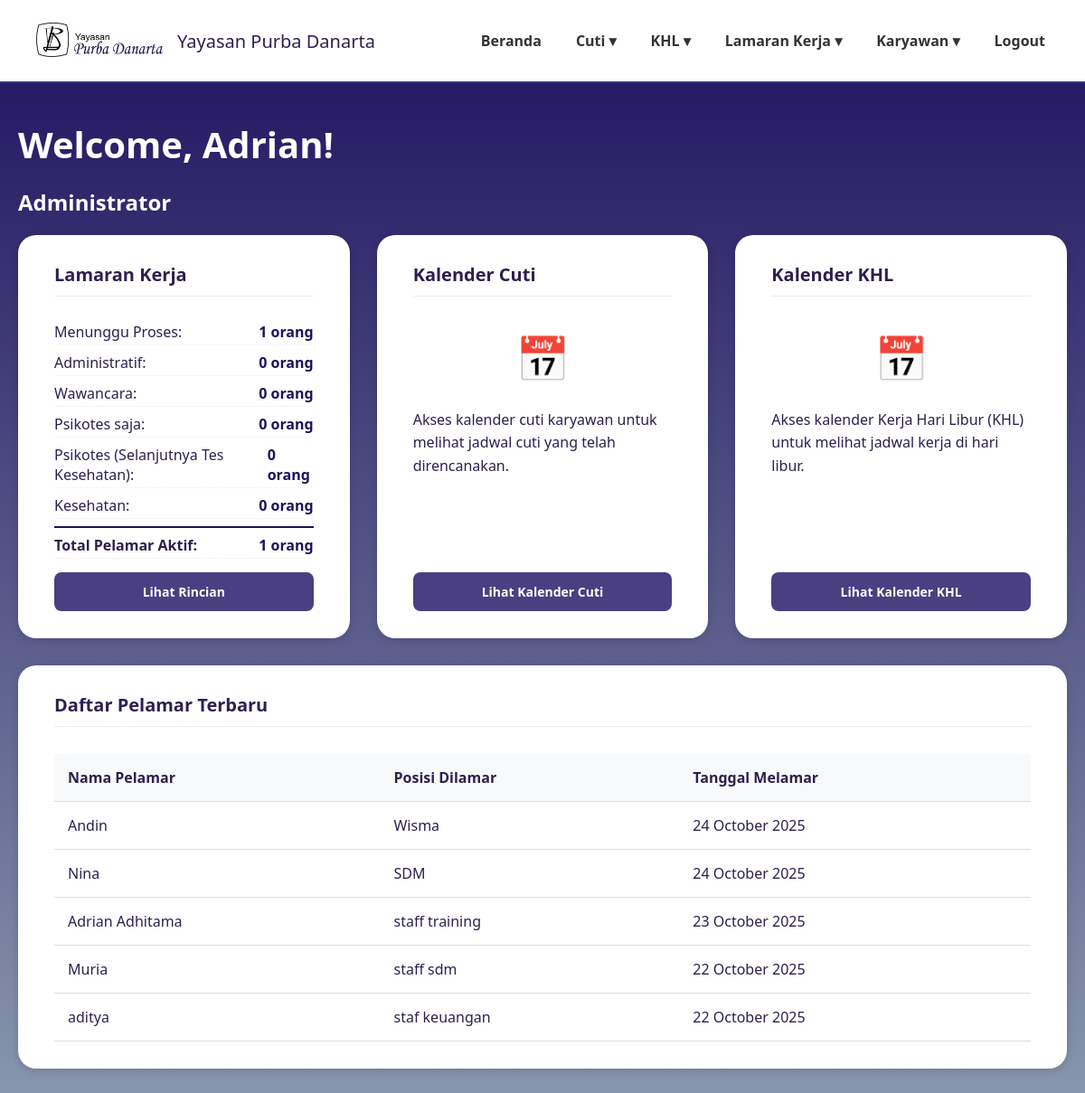
/dashboardadmin.php (signed in), run on the app's committed database.
### tables this page shows
CREATE TABLE `data_karyawan` (
  `id_karyawan` int(11) NOT NULL,
  `kode_karyawan` varchar(20) NOT NULL,
  `nama_lengkap` varchar(100) NOT NULL,
  `email` varchar(100) NOT NULL,
  `password` varchar(255) NOT NULL,
  `jabatan` varchar(50) NOT NULL,
  `divisi` varchar(50) NOT NULL,
  `role` varchar(100) NOT NULL DEFAULT 'karyawan',
  `no_telp` varchar(20) DEFAULT NULL,
  `sisa_cuti_tahunan` int(3) DEFAULT 0,
  `sisa_cuti_lustrum` int(3) DEFAULT 0,
  `status_aktif` enum('aktif','non_aktif') NOT NULL DEFAULT 'aktif',
  `created_at` timestamp NOT NULL DEFAULT current_timestamp(),
  `jenis_kelamin` varchar(10) DEFAULT NULL,
  `tempat_lahir` varchar(100) DEFAULT NULL,
  `tanggal_lahir` date DEFAULT NULL,
  `nik` varchar(20) DEFAULT NULL,
  `alamat_rumah` text DEFAULT NULL,
  `alamat_domisili` text DEFAULT NULL,
  `agama` varchar(20) DEFAULT NULL,
  `kontak_darurat` varchar(20) DEFAULT NULL,
  `pendidikan_terakhir` varchar(50) DEFAULT NULL,
  `is_deleted` tinyint(1) NOT NULL DEFAULT 0,
  `deleted_at` timestamp NULL DEFAULT NULL,
  `deleted_by` varchar(20) DEFAULT NULL
);

CREATE TABLE `data_pelamar` (
  `id` int(11) NOT NULL,
  `user_id` int(11) NOT NULL,
  `nama_lengkap` varchar(100) DEFAULT NULL,
  `posisi_dilamar` varchar(100) DEFAULT NULL,
  `jenis_kelamin` varchar(20) DEFAULT NULL,
  `tempat_lahir` varchar(100) DEFAULT NULL,
  `tanggal_lahir` date DEFAULT NULL,
  `nik` varchar(50) DEFAULT NULL,
  `alamat_rumah` text DEFAULT NULL,
  `alamat_domisili` text DEFAULT NULL,
  `no_telp` varchar(20) DEFAULT NULL,
  `email` varchar(100) DEFAULT NULL,
  `agama` varchar(50) DEFAULT NULL,
  `kontak_darurat` varchar(50) DEFAULT NULL,
  `pendidikan_terakhir` varchar(50) DEFAULT NULL,
  `surat_lamaran` varchar(255) DEFAULT NULL,
  `cv` varchar(255) DEFAULT NULL,
  `photo_formal` varchar(255) DEFAULT NULL,
  `ijazah_transkrip` varchar(255) DEFAULT NULL,
  `berkas_pendukung` varchar(255) DEFAULT NULL,
  `ktp` varchar(255) DEFAULT NULL,
  `status` varchar(50) DEFAULT 'Menunggu Proses',
  `status_seleksi` varchar(100) DEFAULT 'Proses seleksi sedang berlangsung',
  `pengumuman` text DEFAULT 'Belum ada pengumuman saat ini.',
  `created_at` timestamp NOT NULL DEFAULT current_timestamp()
);

### dashboardadmin.php (the view, shortened to what this page needs)
<?php
require 'config.php';
$user_data = $_SESSION['user'];
$user_id = $user_data['id_karyawan'];
$sql = "SELECT * FROM data_karyawan WHERE id_karyawan = ?";
$stmt = mysqli_prepare($conn, $sql);
mysqli_stmt_bind_param($stmt, "i", $user_id);
mysqli_stmt_execute($stmt);
$result = mysqli_stmt_get_result($stmt);
$admin_data = $result->fetch_assoc();
$nama_user = $admin_data['nama_lengkap'];
$query_status_pelamar = "
    SELECT
        -- Menunggu Proses: Pelamar yang belum ada riwayat atau masih di tahap awal
        COUNT(CASE WHEN (rp.status_administratif IS NULL OR rp.status_administratif = '')
                    AND (rp.status_wawancara IS NULL OR rp.status_wawancara = '')
                    AND (rp.status_psikotes IS NULL OR rp.status_psikotes = '')
                    AND (rp.status_kesehatan IS NULL OR rp.status_kesehatan = '')
                    AND (rp.status_final IS NULL OR rp.status_final = '')
              THEN 1 END) AS menunggu_proses,
        -- Administratif: Lolos administratif, tapi belum wawancara
        COUNT(CASE WHEN rp.status_administratif = 'Lolos'
                    AND (rp.status_wawancara IS NULL OR rp.status_wawancara = '')
              THEN 1 END) AS administratif,
        -- Wawancara: Lolos wawancara, tapi belum psikotes
        COUNT(CASE WHEN rp.status_wawancara = 'Lolos'
                    AND (rp.status_psikotes IS NULL OR rp.status_psikotes = '')
              THEN 1 END) AS wawancara,
        -- Psikotes saja: Lolos psikotes, tapi belum kesehatan
        COUNT(CASE WHEN rp.status_psikotes = 'Lolos'
                    AND (rp.status_kesehatan IS NULL OR rp.status_kesehatan = '')
              THEN 1 END) AS psikotes,
        -- Psikotes (Selanjutnya Tes Kesehatan): Lolos psikotes dan kesehatan, tapi belum final
        COUNT(CASE WHEN rp.status_psikotes = 'Lolos'
                    AND rp.status_kesehatan = 'Lolos'
                    AND (rp.status_final IS NULL OR rp.status_final = '')
              THEN 1 END) AS psikotes_kesehatan,
        -- Kesehatan: Lolos kesehatan dan sudah final diterima
        COUNT(CASE WHEN rp.status_kesehatan = 'Lolos'
                    AND rp.status_final = 'Diterima'
              THEN 1 END) AS kesehatan,
        -- Total Pelamar Aktif: Semua yang belum final atau finalnya bukan Diterima/Tidak Lolos
        COUNT(CASE WHEN rp.status_final IS NULL
                    OR rp.status_final = ''
                    OR rp.status_final NOT IN ('Diterima', 'Tidak Lolos')
              THEN 1 END) AS total_pelamar_aktif
    FROM data_pelamar dp
    LEFT JOIN riwayat_pelamar rp ON dp.id = rp.pelamar_id
    WHERE dp.status != 'Diterima' AND dp.status != 'Tidak Lolos'
";
$result_status = $conn->query($query_status_pelamar);
$status_pelamar = $result_status->fetch_assoc();
$status_pelamar = array_merge([
    'menunggu_proses' => 0,
    'administratif' => 0,
    'wawancara' => 0,
    'psikotes' => 0,
    'psikotes_kesehatan' => 0,
    'kesehatan' => 0,
    'total_pelamar_aktif' => 0
], $status_pelamar ?: []);
$query_tabel = "SELECT nama_lengkap, posisi_dilamar, created_at FROM data_pelamar ORDER BY created_at DESC LIMIT 5";
$result_tabel = $conn->query($query_tabel);
?>
<!DOCTYPE html>
<html lang="id">
<head>
</head>
<body>
<header>
  <div class="logo">
    <img src="image/namayayasan.png" alt="Logo Yayasan">
    <span>Yayasan Purba Danarta</span>
  </div>
    <nav>
        <ul>
        <li><a href="dashboardadmin.php">Beranda</a></li>
        <li><a href="#">Cuti ▾</a>
        </li>
        <li><a href="#">KHL ▾</a>
        </li>
        <li><a href="#">Lamaran Kerja ▾</a>
        </li>
        <li><a href="#">Karyawan ▾</a>
        </li>
          <ul>
                <li><a href="logout2.php">Logout</a></li>
            </ul>
        </ul>
    </nav>
</header>
<main>
    <div class="welcome-section">
      <h1>Welcome, <?= htmlspecialchars($nama_user) ?>!</h1>
      <h2>Administrator</h2>
    </div>
    <div class="dashboard-grid">
        <div class="card">
            <h3>Lamaran Kerja</h3>
            <div class="status-list">
                <div class="status-item">
                    <span>Menunggu Proses:</span>
                    <span class="status-count"><?= $status_pelamar['menunggu_proses'] ?> orang</span>
                </div>
                <div class="status-item">
                    <span>Administratif:</span>
                    <span class="status-count"><?= $status_pelamar['administratif'] ?> orang</span>
                </div>
                <div class="status-item">
                    <span>Wawancara:</span>
                    <span class="status-count"><?= $status_pelamar['wawancara'] ?> orang</span>
                </div>
                <div class="status-item">
                    <span>Psikotes saja:</span>
                    <span class="status-count"><?= $status_pelamar['psikotes'] ?> orang</span>
                </div>
                <div class="status-item">
                    <span>Psikotes (Selanjutnya Tes Kesehatan):</span>
                    <span class="status-count"><?= $status_pelamar['psikotes_kesehatan'] ?> orang</span>
                </div>
                <div class="status-item">
                    <span>Kesehatan:</span>
                    <span class="status-count"><?= $status_pelamar['kesehatan'] ?> orang</span>
                </div>
                <div class="status-item" style="border-top: 2px solid #1E105E; margin-top: 8px; padding-top: 8px; font-weight: bold;">
                    <span>Total Pelamar Aktif:</span>
                    <span class="status-count"><?= $status_pelamar['total_pelamar_aktif'] ?> orang</span>
                </div>
            </div>
            <a href="administrasi_pelamar.php" class="btn">Lihat Rincian</a>
        </div>
        <div class="card">
            <h3>Kalender Cuti</h3>
            <div class="calendar-icon">📅</div>
            <p>Akses kalender cuti karyawan untuk melihat jadwal cuti yang telah direncanakan.</p>
            <a href="kalender_cuti.php" class="btn">Lihat Kalender Cuti</a>
        </div>
        <div class="card">
            <h3>Kalender KHL</h3>
            <div class="calendar-icon">📅</div>
            <p>Akses kalender Kerja Hari Libur (KHL) untuk melihat jadwal kerja di hari libur.</p>
            <a href="kalender_khl.php" class="btn">Lihat Kalender KHL</a>
        </div>
    </div>
    <div class="card">
        <h3>Daftar Pelamar Terbaru</h3>
        <table class="data-table">
            <thead>
                <tr>
                    <th>Nama Pelamar</th>
                    <th>Posisi Dilamar</th>
                    <th>Tanggal Melamar</th>
                </tr>
            </thead>
            <tbody>
                <?php if ($result_tabel->num_rows > 0): ?>
                    <?php while($row = $result_tabel->fetch_assoc()): ?>
                        <tr>
                            <td><?= htmlspecialchars($row['nama_lengkap']) ?></td>
                            <td><?= htmlspecialchars($row['posisi_dilamar']) ?></td>
                            <td><?= date('d F Y', strtotime($row['created_at'])) ?></td>
                        </tr>
                    <?php endwhile; ?>
                <?php else: ?>
                    <tr>
                        <td colspan="3">Tidak ada data pelamar saat ini.</td>
                    </tr>
                <?php endif; ?>
            </tbody>
        </table>
    </div>
</main>
</body>
</html>

### dashboardadmin.php (style rules this page uses)
body { margin:0; font-family:'Segoe UI', Tahoma, Geneva, Verdana, sans-serif; background: linear-gradient(180deg,#1E105E 0%,#8897AE 100%); min-height:100vh; color:#fff; }
header { background:rgba(255,255,255,1); padding:20px 40px; display:flex; justify-content:space-between; align-items:center; border-bottom:2px solid #34377c; flex-wrap:wrap; }
.logo { display:flex; align-items:center; gap:16px; font-weight:500; font-size:20px; color:#2e1f4f; }
.logo img { width: 140px; height: 50px; object-fit: contain; }
nav ul { list-style:none; margin:0; padding:0; display:flex; gap:30px; }
nav li { position:relative; }
nav a { text-decoration:none; color:#333; font-weight:600; padding:8px 4px; display:block; }
main { max-width:1200px; margin:40px auto; padding:0 20px; }
h1 { text-align:left; font-size:40px; margin-bottom:10px; }
.dashboard-grid { display: grid; grid-template-columns: repeat(auto-fit, minmax(300px, 1fr)); gap: 30px; margin-bottom: 30px; }
.card { background:#fff; color:#2e1f4f; border-radius:20px; padding:30px 40px; box-shadow:0 2px 10px rgba(0,0,0,0.15); display: flex; flex-direction: column; }
.card h3 { margin-top:0; font-size:20px; margin-bottom:15px; border-bottom: 1px solid #eee; padding-bottom: 10px; }
.card p { margin: 4px 0; line-height: 1.6; }
.status-list { margin: 10px 0; }
.status-item { display: flex; justify-content: space-between; margin-bottom: 5px; padding: 3px 0; border-bottom: 1px dotted #eee; }
.status-count { font-weight: bold; color: #1E105E; }
.btn { display:inline-block; background:#4a3f81; color:#fff; padding:12px 20px; border-radius:8px; text-decoration:none; font-weight:600; font-size:14px; margin-top: auto; text-align: center; transition: background-color 0.3s; }
.calendar-icon { font-size: 3rem; text-align: center; margin: 20px 0; color: #1E105E; }
.data-table { width: 100%; border-collapse: collapse; margin-top: 15px; }
.data-table th, .data-table td { padding: 15px; text-align: left; border-bottom: 1px solid #ddd; }
.data-table th { background-color: #f8f9fa; font-weight: 600; }

### data on the page
data_karyawan: nama_lengkap "Adrian"
data_pelamar: nama_lengkap "Andin", posisi_dilamar "Wisma", created_at "24 October 2025"
data_pelamar: nama_lengkap "Nina", posisi_dilamar "SDM", created_at "24 October 2025"
data_pelamar: nama_lengkap "Adrian Adhitama", posisi_dilamar "staff training", created_at "23 October 2025"
data_pelamar: nama_lengkap "Muria", posisi_dilamar "staff sdm", created_at "22 October 2025"
data_pelamar: nama_lengkap "aditya", posisi_dilamar "staf keuangan", created_at "22 October 2025"

### other printed values
$status_pelamar['menunggu_proses'] "1"
$status_pelamar['administratif'] "0"
$status_pelamar['wawancara'] "0"
$status_pelamar['psikotes'] "0"
$status_pelamar['psikotes_kesehatan'] "0"
$status_pelamar['kesehatan'] "0"
$status_pelamar['total_pelamar_aktif'] "1"
